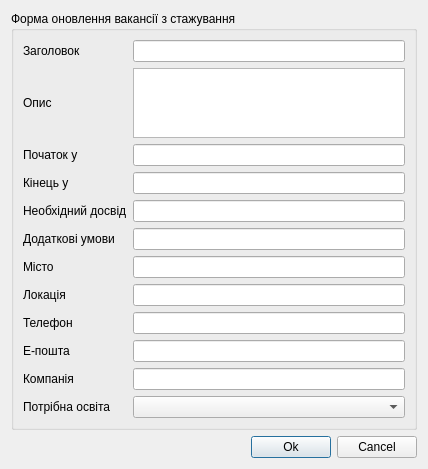
<?xml version="1.0" encoding="UTF-8"?>
<ui version="4.0">
 <class>EducationUpdateWindow</class>
 <widget class="QDialog" name="EducationUpdateWindow">
  <property name="geometry">
   <rect>
    <x>0</x>
    <y>0</y>
    <width>428</width>
    <height>443</height>
   </rect>
  </property>
  <property name="windowTitle">
   <string>Dialog</string>
  </property>
  <layout class="QGridLayout" name="gridLayout_2">
   <item row="0" column="0" colspan="3">
    <widget class="QGroupBox" name="groupBox">
     <property name="title">
      <string>Форма оновлення вакансії з стажування</string>
     </property>
     <layout class="QGridLayout" name="gridLayout">
      <item row="8" column="0">
       <widget class="QLabel" name="l_location">
        <property name="text">
         <string>Телефон</string>
        </property>
       </widget>
      </item>
      <item row="11" column="2">
       <widget class="QLineEdit" name="le_email"/>
      </item>
      <item row="5" column="0">
       <widget class="QLabel" name="l_phone">
        <property name="text">
         <string>Додаткові умови</string>
        </property>
       </widget>
      </item>
      <item row="1" column="2">
       <widget class="QTextEdit" name="te_description">
        <property name="minimumSize">
         <size>
          <width>48</width>
          <height>0</height>
         </size>
        </property>
       </widget>
      </item>
      <item row="2" column="0">
       <widget class="QLabel" name="l_education">
        <property name="text">
         <string>Початок у</string>
        </property>
       </widget>
      </item>
      <item row="0" column="2">
       <widget class="QLineEdit" name="le_title"/>
      </item>
      <item row="2" column="2">
       <widget class="QLineEdit" name="le_for_time_start"/>
      </item>
      <item row="5" column="2">
       <widget class="QLineEdit" name="le_option_condition"/>
      </item>
      <item row="3" column="2">
       <widget class="QLineEdit" name="le_for_time_end"/>
      </item>
      <item row="4" column="0">
       <widget class="QLabel" name="l_city">
        <property name="text">
         <string>Необхідний досвід</string>
        </property>
       </widget>
      </item>
      <item row="1" column="0">
       <widget class="QLabel" name="l_salary">
        <property name="text">
         <string>Опис</string>
        </property>
       </widget>
      </item>
      <item row="7" column="2">
       <widget class="QLineEdit" name="le_location"/>
      </item>
      <item row="8" column="2">
       <widget class="QLineEdit" name="le_phone"/>
      </item>
      <item row="12" column="0">
       <widget class="QLabel" name="label">
        <property name="text">
         <string>Компанія</string>
        </property>
       </widget>
      </item>
      <item row="0" column="0">
       <widget class="QLabel" name="l_title">
        <property name="text">
         <string>Заголовок</string>
        </property>
       </widget>
      </item>
      <item row="11" column="0">
       <widget class="QLabel" name="l_company">
        <property name="text">
         <string>Е-пошта</string>
        </property>
       </widget>
      </item>
      <item row="4" column="2">
       <widget class="QLineEdit" name="le_req_experience"/>
      </item>
      <item row="3" column="0">
       <widget class="QLabel" name="l_experience">
        <property name="text">
         <string>Кінець у</string>
        </property>
       </widget>
      </item>
      <item row="6" column="2">
       <widget class="QLineEdit" name="le_city"/>
      </item>
      <item row="6" column="0">
       <widget class="QLabel" name="l_description">
        <property name="text">
         <string>Місто</string>
        </property>
       </widget>
      </item>
      <item row="7" column="0">
       <widget class="QLabel" name="l_email">
        <property name="text">
         <string>Локація</string>
        </property>
       </widget>
      </item>
      <item row="13" column="0">
       <widget class="QLabel" name="label_2">
        <property name="text">
         <string>Потрібна освіта</string>
        </property>
       </widget>
      </item>
      <item row="13" column="2">
       <widget class="QComboBox" name="cb_education"/>
      </item>
      <item row="12" column="2">
       <widget class="QLineEdit" name="le_company"/>
      </item>
     </layout>
    </widget>
   </item>
   <item row="1" column="0">
    <spacer name="horizontalSpacer">
     <property name="orientation">
      <enum>Qt::Horizontal</enum>
     </property>
     <property name="sizeHint" stdset="0">
      <size>
       <width>253</width>
       <height>20</height>
      </size>
     </property>
    </spacer>
   </item>
   <item row="1" column="1">
    <widget class="QPushButton" name="btn_ok">
     <property name="text">
      <string>Ok</string>
     </property>
    </widget>
   </item>
   <item row="1" column="2">
    <widget class="QPushButton" name="btn_cancel">
     <property name="text">
      <string>Cancel</string>
     </property>
    </widget>
   </item>
  </layout>
 </widget>
 <resources/>
 <connections/>
</ui>
